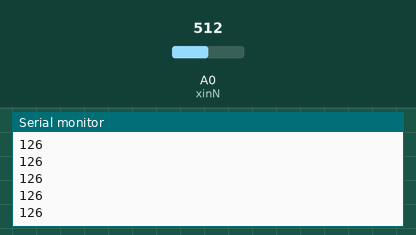
This sketch was run on a simulated Arduino Uno, built with avr-gcc and run on an emulated ATmega328P. On the bench: the last lines printed to the serial monitor. The test bench sets the inputs (shaded band); at power-on: A0 (xinN) = 512.

Above: at 1.2 s.
1.3 s: A0 (xinN) set to 716
At 1.9 s:
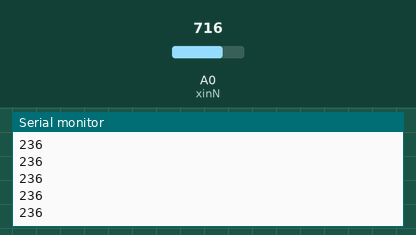
2.8 s: A0 (xinN) set to 900
At 3.4 s:
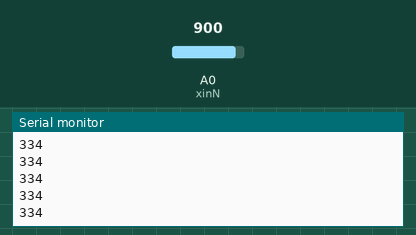
Timing chart, 0 to 5.8 s (numbered marks = the images above; inputs shaded):
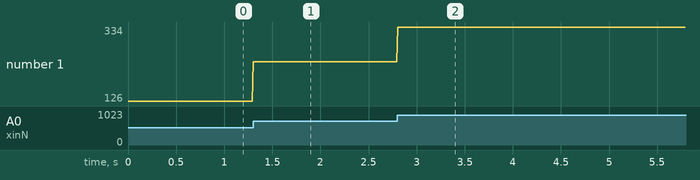

Measured:
- after the input at 1.3 s, the serial monitor: prints a new line at once (image 1)
- after the input at 2.8 s, the serial monitor: prints a new line at once (image 2)
- plotted number 1: 126 → 236 after the input at 1.3 s, 236 → 334 after the input at 2.8 s

The sketch:

Gyro.ino
```cpp
//David Calawa
//CS-272
//Scot Morse
//Lab2 #4
//10-7-2012

#define xinN 14

//int valuexwide;
int valuexnarrow;
//int valueywide;
//int valueynarrow;
//int xwide;
int xnarrow;
//int ywide;
//int ynarrow;
//int xinN;
//int xinW;
//int yinN;
//int yinW;

void setup()
{
  Serial.begin(9600);
  //xinW = 0;
  //yinW = 0;
  //xinN = 14;
  //yinN = 0;
}

void loop()
{
  /*
  valuexwide = analogRead(xinW);
  xwide = map(valuexwide, 71, 481, -500, 500);

  valueywide = analogRead(yinW);
  ywide = map(valueywide, 71, 481, -500, 500);
  */
  valuexnarrow = analogRead(xinN);
  xnarrow = map(valuexnarrow, 71, 481, -110, 110);
  /*
  valueynarrow = analogRead(yinN);
  ynarrow = map(valueynarrow, 71, 481, -110, 110);
  */

  //Serial.print(xwide);
  //Serial.print(ywide);
  Serial.print(xnarrow);
  //Serial.print(ynarrow);
  Serial.println();
  delay(10);
}
```
